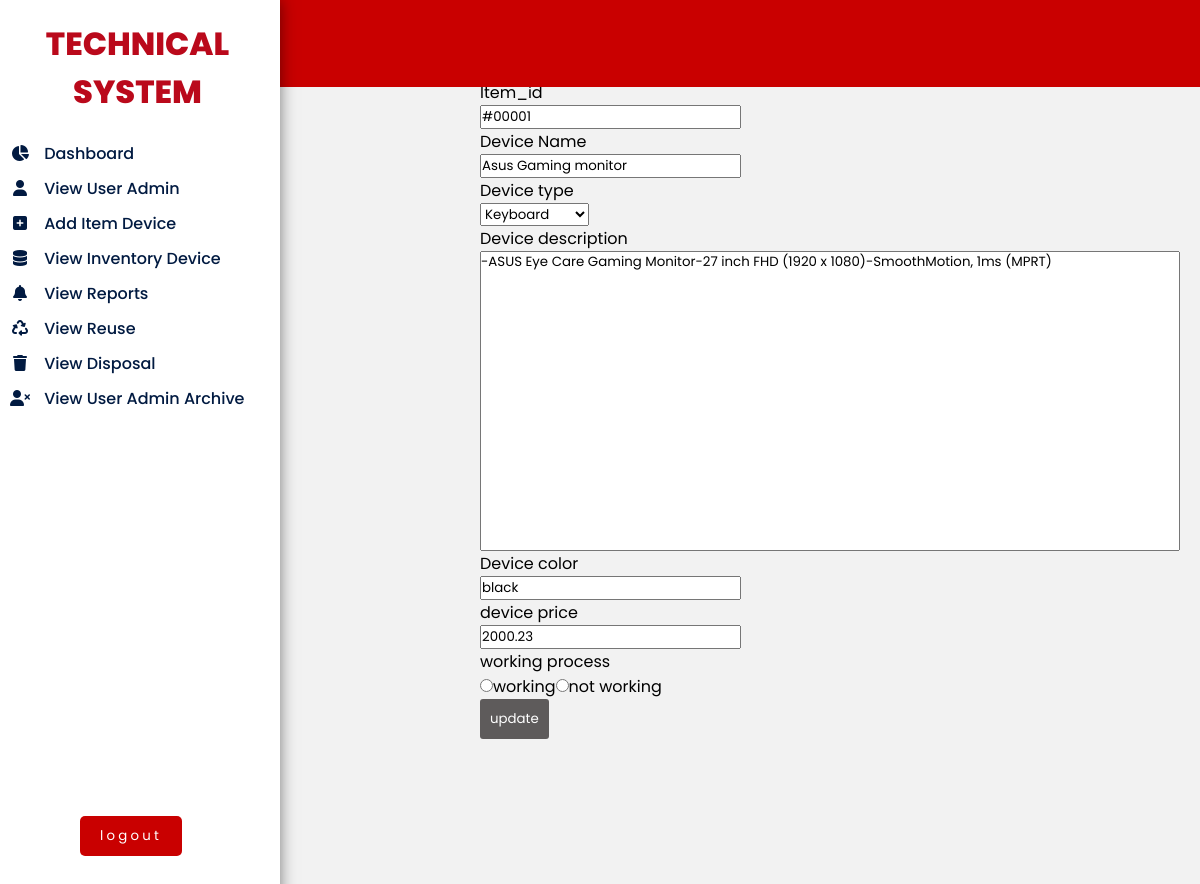
The app's page /edititems.php?id=1 (signed in) with its own data.
### tables this page shows
CREATE TABLE `inventory` (
  `id` int(11) NOT NULL,
  `item_id` varchar(6) NOT NULL,
  `itemname` varchar(50) NOT NULL,
  `item_type` varchar(30) NOT NULL,
  `itemdescription` varchar(300) NOT NULL,
  `item_color` varchar(25) NOT NULL,
  `itemprice` decimal(6,2) NOT NULL
);

### edititems.php (the view, shortened to what this page needs)
<?php
include "technicalinventory.php";
?>
<!DOCTYPE html>
<html>
<head>
	<link rel="stylesheet" href="https://cdnjs.cloudflare.com/ajax/libs/font-awesome/6.5.1/css/all.min.css" />
</head>
<body>
	<div class="head">
		 <a href="#"><img src="cclogo2.png"  class="cclogo"></a>
	</div>
	<label>
		<div class="slide">
			<h1>TECHNICAL SYSTEM</h1>
			<ul>
				<li>
					<a href="admin.php"  class="<?php if($page == "admin.php"){echo "nav-link active";}else{echo "nav-link";} ?>" >
						<i class="fa fa-pie-chart"></i> dashboard
					</a>
				</li>
				<li>
					<a href="viewuseradmin.php" class="<?php if($page == "viewuseradmin.php"){echo "nav-link active";}else{echo "nav-link";} ?>"><i class="fa fa-user">
					</i> view user admin
					</a>
				</li>
				<li>
					<a href="AddDeviceItem.php" class="<?php if($page == "AddDeviceItem.php"){echo "nav-link active";}else{echo "nav-link";} ?>"><i class="fa fa-plus-square">
					</i> add item device
					</a>
				</li>
				<li>
					<a href="viewinventory.php" class="<?php if($page == "viewinventory.php"){echo "nav-link active";}else{echo "nav-link";} ?>"><i class="fas fa-database"></i></i> view inventory Device
					</a>
				</li>
				<li>
					<a href="viewreports.php" class="<?php if($page == "viewreports.php"){echo "nav-link active";}else{echo "nav-link";} ?>"><i class="fas fa-bell"></i> view reports
					</a></li>
				<li>
					<a href="viewreuse.php"><i class="fa fa-recycle"></i> view Reuse
					</a>
				</li>
				<li>
					<a href="viewdisposal.php"><i class="fas fa-trash"></i> view Disposal
					</a>
				</li>
				<li>
					<a href="viewuseradminarchive.php"><i class="fa fa-user-times"></i> view user admin archive
					</a>
				</li>
			</ul>
			<div class="logout_container">
			<form action="#" method="post">
				<input type="submit" class='logout_btn' name="logout" value="logout">
			</form>
			</div>
		</div>
	</label>
<div class="devicead">
<form action="" method="post">
<?php
$update = mysqli_query($con, "SELECT * FROM inventory WHERE id = '".$_GET['id']."'");
		$update2 = mysqli_fetch_array($update);
			echo "<label>Item_id</label><br>";
			echo "<input type='text' id='input' name='upitemid' value='{$update2['item_id']}'><br>";
			echo "<label>Device Name</label><br>";
			echo "<input type='text' id='input' name='upname' value='{$update2['itemname']}'><br>";
			echo "<label>Device type</label><br>";
			echo "<select name='uptype'>";
			echo "<option value='Keyboard'>Keyboard</option>";
			echo "</select><br>";
			echo "<label>Device description</label><br>";
			echo "<textarea name='itemdscrpt'>{$update2['itemdescription']}</textarea><br>";
			echo "<label>Device color</label><br>";
			echo "<input type='text' id='input' name='itemclr' value='{$update2['item_color']}'><br>";
			echo "<label>device price</label><br>";
			echo "<input type='text' id='input' name='itemprc' value='{$update2['itemprice']}'><br>";
			echo "<label>working process</label><br>";
			echo "<input type='radio' name='workp' value='working'>"."<label>working</label>"."<input type='radio' name='notworkp' value='notworking'>"."<label>not working</label><br>";
			echo "<input type='submit' class='edititems' name='ups' value='update'>";
?>
</form>
</div>
</body>
</html>

### adminstyle.php (style rules this page uses)
* { padding: 0; margin: 0; font-family: 'poppins', sans-serif; }
body { background-color: #f2f2f2; display: flex; }
.head { padding-bottom: 1%; color: #fff; background-color: rgba(201, 0, 0, 1.0); width: 100%; height: 6%; position: absolute; }
.slide { height: 100%; width: 280px; position: absolute; display: ; background-color: #fff; transition: 0.5s ease; margin: 0; box-shadow: 0 0 15px rgba(0, 0, 0, 0.5); }
h1 { color: #ba091b; font-weight: 800; text-align: center; padding: 20px 0; padding-left: 25px; padding-right: 30px; pointer-events: none; }
ul li { list-style: none; }
ul li a { color: #011a41; font-weight: 500; padding: 5px 0; display: block; text-transform: capitalize; text-decoration: none; transition: 0.2s ease-out; }
ul li a i { width: 40px; text-align: center; }
.logout_container { padding: 25rem 5rem; }
.logout_btn { background-color: #c90000; color: #fff; border: none; border-radius: 5px; padding: 10px 20px 10px 20px; letter-spacing: 0.2rem; cursor: pointer; transition: 0.3s; }
.edititems { padding: 10px; background: #5e5b5b; color: #fff; border: none; border-radius: 3px; cursor: pointer; transition: 0.5s; }
.devicead { margin: 0; margin-left: 30em; margin-top: 5em; mart padding: 0; }
textarea { width: 700px; height: 300px; resize: none; }

### records on screen
inventory: upitemid "#00001", upname "Asus Gaming monitor", itemdscrpt "-ASUS Eye Care Gaming Monitor-27 inch FHD (1920 x 1080)-SmoothMotion, 1ms (MPRT)", itemclr "black", itemprc "2000.23"
